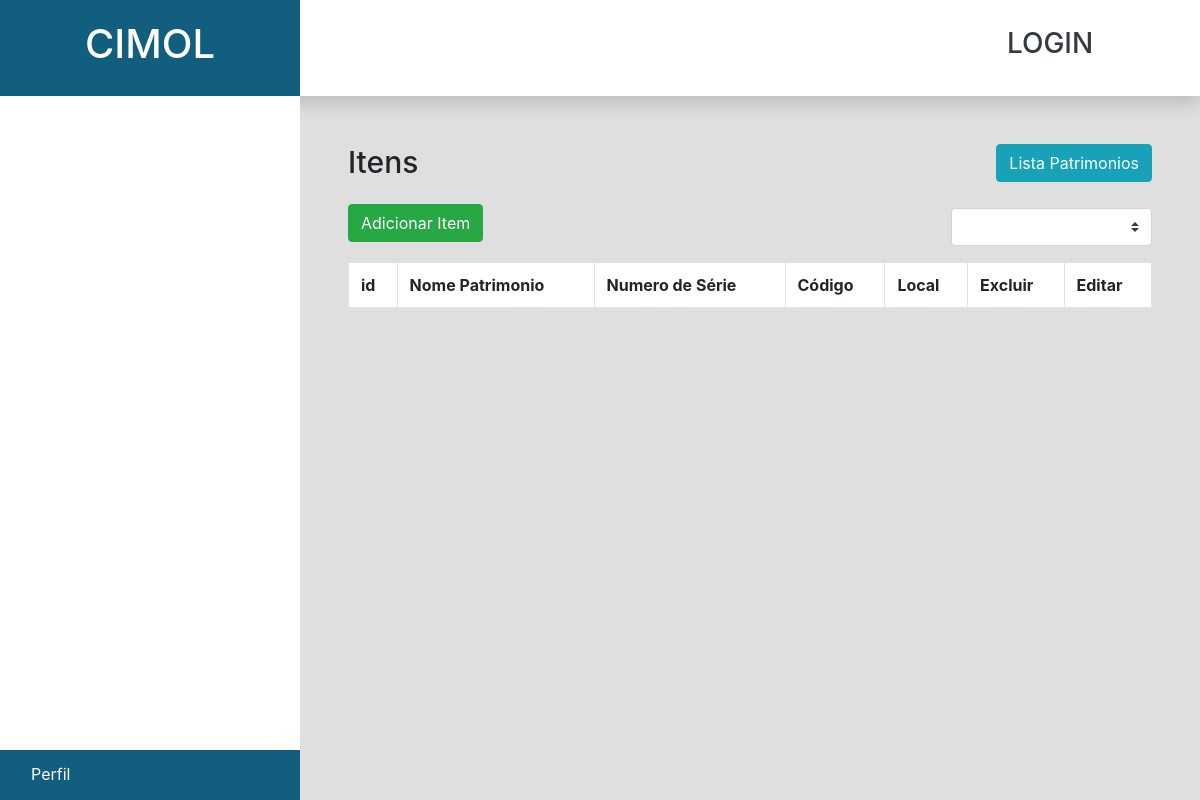
Page /index.php/patrimonio on the earlier database version.
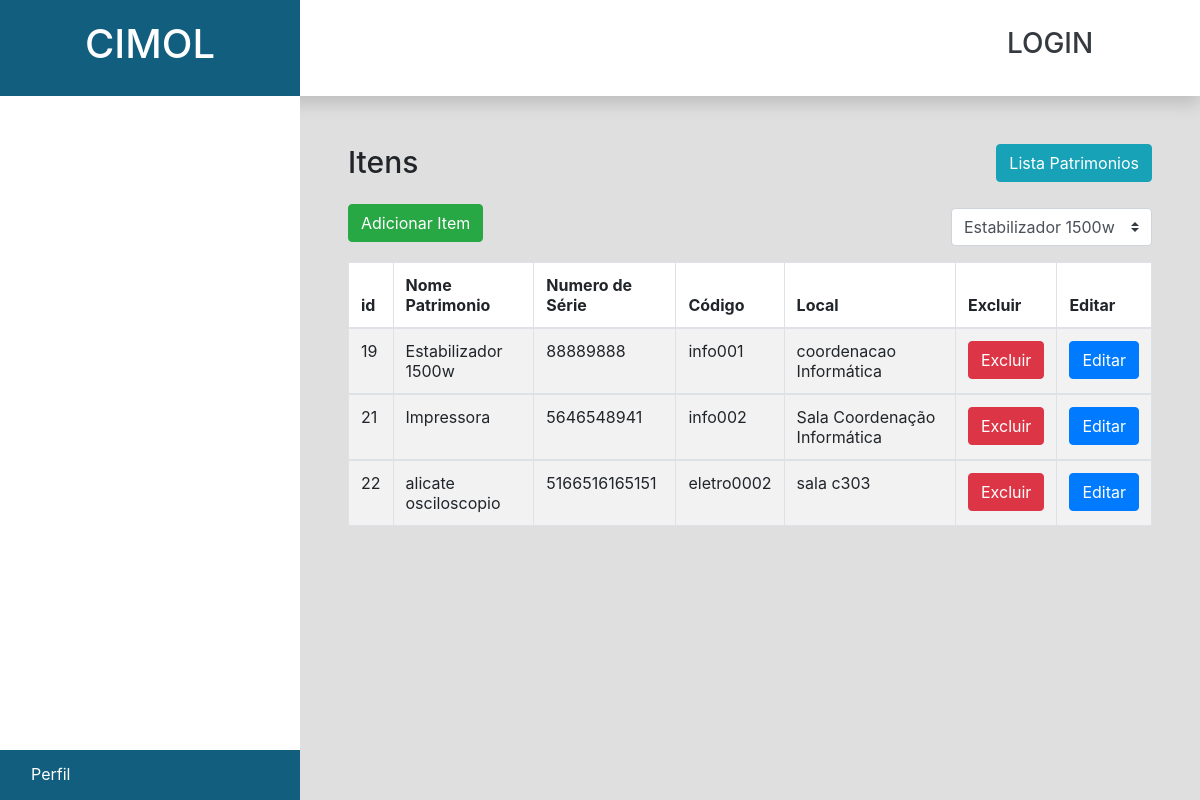
Same page on the later database version.
### tables this page shows
CREATE TABLE IF NOT EXISTS `serv_item_patrimonio` (
  `id_item` int(11) NOT NULL AUTO_INCREMENT,
  `numero_serie` varchar(45) NOT NULL,
  `codigo` varchar(45) NOT NULL,
  `serv_patrimonio_id_patrimonio` int(11) NOT NULL,
  `serv_local_id` int(11) NOT NULL,
  PRIMARY KEY (`id_item`),
  KEY `fk_serv_item_patrimonio_serv_patrimonio1_idx` (`serv_patrimonio_id_patrimonio`),
  KEY `fk_serv_item_patrimonio_serv_local1_idx` (`serv_local_id`)
);

CREATE TABLE IF NOT EXISTS `serv_patrimonio` (
  `id_patrimonio` int(11) NOT NULL AUTO_INCREMENT,
  `nome` varchar(45) NOT NULL,
  PRIMARY KEY (`id_patrimonio`)
);

CREATE TABLE IF NOT EXISTS `serv_local` (
  `id` int(11) NOT NULL AUTO_INCREMENT,
  `descricao` varchar(80) NOT NULL,
  PRIMARY KEY (`id`)
);

### application/controllers/loadPage.php (called while the page is built, shortened)
<?php
class loadPage extends CI_Controller {
    public function __construct(){
        $this->load->model("Patrimonio_model");
        $this->load->model('servico_model');
    }
    public function loadTemplates($var){
        if($var == 1){
            $this->load->view('templates/header');
        }
        elseif($var == 2){
            $this->load->view('templates/header');
            $this->load->view('templates/nav');
        }
    }
    function page($page, $id = 0){
        if($page == 'perfil'){
            $_SESSION['page_data'] = 'perfil/perfil';
        }
        elseif ($page == 'biblioteca'){
            $_SESSION['page_data'] = 'biblioteca/biblioteca';
        }
        elseif ($page == 'armarios'){
            $_SESSION['page_data'] = 'armarios/index';
        }
        elseif ($page == 'patrimonio'){
            $_SESSION['patrimonio_data']['select'] = $this->Patrimonio_model->listaPatrimonio();
            $_SESSION['patrimonio_data']["serv_patrimonio"]= $this->Patrimonio_model->listaItem();
        }
        elseif ($page == 'patrimonios'){
            $_SESSION['patrimonio_data']['select'] = $this->Patrimonio_model->listaPatrimonio();
            $_SESSION['patrimonio_data']["serv_patrimonio"]= $this->Patrimonio_model->listaItem();
            $_SESSION['page_data'] = 'patrimonio/lista_patrimonio';
        }
        elseif ($page == 'servicos'){
            $_SESSION['chamados'] = $this->servico_model->busca_chamado();
            $_SESSION['page_data'] = 'servicos/suporte/index';
        }
        $this->loadTemplates(2);
        $this->load->view ('templates/page');
    }
}

### index.php (called while the page is built, shortened)
<?php
require_once BASEPATH.'core/CodeIgniter.php';

### application/views/templates/page.php (called while the page is built)
<?php
if(!empty($_SESSION['page_data'])){
    $this->load->view($_SESSION['page_data']);
}
?>

### application/models/Patrimonio_model.php (called while the page is built, shortened)
<?php
class Patrimonio_model extends CI_Model{
    public function listaPatrimonio() {
        $this->db->select('*')
                 ->from('serv_patrimonio');
        $query=$this->db->get();
        $resultado=$query->result();
        return $resultado;
    }
    public function listaItem() {
        $this->db->select('nome, numero_serie, codigo, descricao, id_patrimonio')
                 ->from('serv_patrimonio')
                 ->join('serv_item_patrimonio', 'serv_patrimonio_id_patrimonio=id_patrimonio')
                 ->join('serv_local', 'id=serv_local_id');
        $query=$this->db->get();
        $resultado=$query->result();
        return $resultado;
    }
}

### application/views/patrimonio/lista_item.php (the view, shortened to what this page needs)
<?php
if(!empty($_SESSION['patrimonio_data'])){
    $select = $_SESSION['patrimonio_data']['select'];
    $serv_patrimonio = $_SESSION['patrimonio_data']["serv_patrimonio"];
}
?>
<div id="mainPatrimonio" class="w-75 float-right p-5">
    <div class="w-100" style="height: 60px;">
        <h4 style="font-size: 30px" class="float-left">Itens</h4>
        <span class="float-right">
            <button class="btn btn-info">
                <a onClick="window.location.href = '<?php echo base_url();?>patrimonios';return false;">Lista Patrimonios </a>
            </button>
        </span>
    </div>
    <div style="height: 50px">
        <span class="float-left">
            <button class="btn btn-success" data-toggle="modal" data-target="#exampleModal">
                <a>Adicionar Item</a>
            </button>
        </span>
        <select  id="select" class="float-right custom-select w-25 mt-1">
            <?php
            foreach($select as $key){  ?>
                <option value='<?php echo $key->id_patrimonio ?>'><?php echo $key->nome ?></option>
            <?php }  ?>
        </select>
    </div>
    <div class="table-respnsive mt-2">
        <table class="table table-striped table-bordered table-hover bg-white" style="border-style: solid;">
            <thead>
            <tr>
                <th scope="col">id</th>
                <th scope="col">Nome Patrimonio</th>
                <th scope="col">Numero de Série</th>
                <th scope="col">Código</th>
                <th scope="col">Local</th>
                <th scope="col">Excluir</th>
                <th scope="col">Editar</th>
            </thead>
            <?php
            foreach ($serv_patrimonio as $serv_patrimonios) {
            ?>
            <tbody>
            <tr>
                <td><?php echo $serv_patrimonios->id_patrimonio?> </td>
                <td>  <?php echo $serv_patrimonios->nome?> </a></td>
                <td> <?php echo $serv_patrimonios->numero_serie?></td>
                <td><?php echo $serv_patrimonios->codigo?></td>
                <td> <?php echo $serv_patrimonios->descricao?> </td>
                <td><a href="<?php echo base_url() . "coordenacao/patrimonio/excluir/" . $serv_patrimonios->id_patrimonio ?>" onclick="return confirmar_exclusao('<?php echo $serv_patrimonios->id_patrimonio ?>')" class="btn btn-danger">Excluir</a></td>
                <td><a href="<?php echo base_url() . "coordenacao/patrimonio/editar/" . $serv_patrimonios->id_patrimonio ?>" onclick=" return ('<?php echo $serv_patrimonios->id_patrimonio?>')" class="btn btn-primary">Editar</a></td>
            </tr>
            <?php $contador++;
            } ?>
            </tbody>
        </table>
    </div>
</div>

### application/views/templates/header.php (shortened to what this page needs)
<link rel="stylesheet" href="https://stackpath.bootstrapcdn.com/bootstrap/4.3.1/css/bootstrap.min.css">
<header class="bg-white justify-content-around align-items-center shadow"
    style="height: 12%;">
    <div class="w-25 float-left h-100 d-flex justify-content-center align-items-center"
        style="background-color: #115E7F">
        <h1 class="text-white">CIMOL</h1>
    </div>
    <div class="w-25 float-right h-100 d-flex justify-content-center align-items-center">
    <?php
        if(!empty($_SESSION['user_data'])){
            echo '<h3><a  class="text-dark " href="'.base_url().'logout">SAIR</a></h3>';
        }
        else{
            echo '<h3><a  class="text-dark " href="'.base_url().'login/0">LOGIN</a></h3>';
        }
    ?>
    </div>
</header>
<body>

### application/views/templates/nav.php (shortened to what this page needs)
<nav class="nav flex-column w-25 bg-white float-left"
    style="height: 88%; width: 25%; padding-top: 10px;">
    <footer id="perfil" class="container bgwhite pt-1" style="height: 50px">
        <a class="nav-link" href="<?= base_url()?>perfil/1" id="nav-perfil">Perfil</a>
    </footer>
</nav>

### application/views/templates/header.php (style rules this page uses)
body { background-color: #dfdfdf!important; }

### application/views/templates/nav.php (style rules this page uses)
.bgwhite { background-color: white; }
#perfil { position: absolute; bottom: 0px; width: 25%; background-color: #115e7f !important; }
#perfil > a { color: white; }

Differences in the rows shown:
added serv_item_patrimonio: serv_patrimonio_id_patrimonio.id_patrimonio "19", serv_patrimonio_id_patrimonio.nome "Estabilizador 1500w", numero_serie "88889888", codigo "info001", serv_local.descricao "coordenacao Informática"
added serv_item_patrimonio: serv_patrimonio_id_patrimonio.id_patrimonio "21", serv_patrimonio_id_patrimonio.nome "Impressora", numero_serie "5646548941", codigo "info002", serv_local.descricao "Sala Coordenação Informática"
added serv_item_patrimonio: serv_patrimonio_id_patrimonio.id_patrimonio "22", serv_patrimonio_id_patrimonio.nome "alicate osciloscopio", numero_serie "5166516165151", codigo "eletro0002", serv_local.descricao "sala c303"
Other differences:
form field value: (not shown) → "Estabilizador 1500w"
